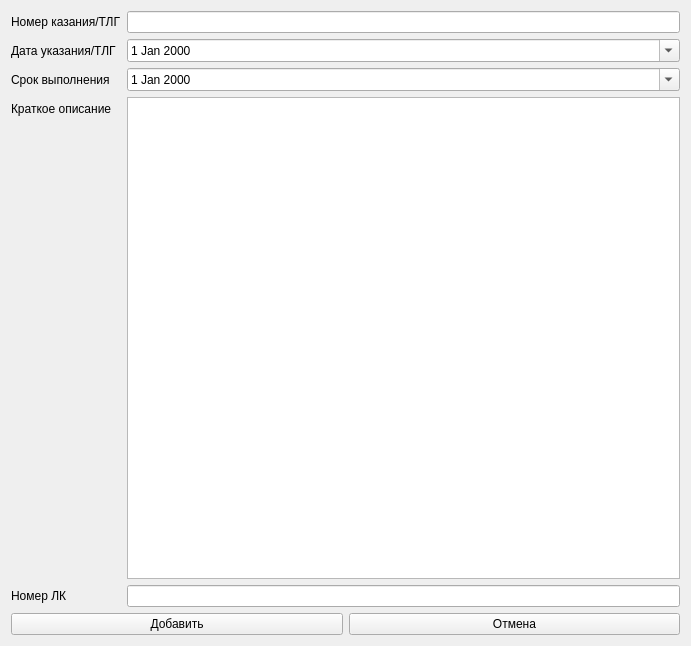
<?xml version="1.0" encoding="UTF-8"?>
<ui version="4.0">
 <class>Add_lk_form</class>
 <widget class="QWidget" name="Add_lk_form">
  <property name="windowModality">
   <enum>Qt::ApplicationModal</enum>
  </property>
  <property name="geometry">
   <rect>
    <x>0</x>
    <y>0</y>
    <width>691</width>
    <height>646</height>
   </rect>
  </property>
  <property name="windowTitle">
   <string>Добавить</string>
  </property>
  <layout class="QVBoxLayout" name="verticalLayout">
   <item>
    <layout class="QFormLayout" name="formLayout">
     <item row="0" column="0">
      <widget class="QLabel" name="Label">
       <property name="text">
        <string>Номер казания/ТЛГ</string>
       </property>
      </widget>
     </item>
     <item row="0" column="1">
      <widget class="QLineEdit" name="TlgLineEdit"/>
     </item>
     <item row="1" column="0">
      <widget class="QLabel" name="Label_2">
       <property name="text">
        <string>Дата указания/ТЛГ</string>
       </property>
      </widget>
     </item>
     <item row="1" column="1">
      <widget class="QDateEdit" name="TlgDateEdit">
       <property name="calendarPopup">
        <bool>true</bool>
       </property>
      </widget>
     </item>
     <item row="2" column="0">
      <widget class="QLabel" name="Label_3">
       <property name="text">
        <string>Срок выполнения</string>
       </property>
      </widget>
     </item>
     <item row="3" column="0">
      <widget class="QLabel" name="Label_4">
       <property name="text">
        <string>Краткое описание</string>
       </property>
      </widget>
     </item>
     <item row="3" column="1">
      <widget class="QTextEdit" name="textEdit"/>
     </item>
     <item row="4" column="0">
      <widget class="QLabel" name="Label_5">
       <property name="text">
        <string>Номер ЛК</string>
       </property>
      </widget>
     </item>
     <item row="4" column="1">
      <widget class="QLineEdit" name="LkLineEdit"/>
     </item>
     <item row="2" column="1">
      <widget class="QDateEdit" name="SrokDateEdit">
       <property name="calendarPopup">
        <bool>true</bool>
       </property>
      </widget>
     </item>
    </layout>
   </item>
   <item>
    <layout class="QHBoxLayout" name="SpecLayout"/>
   </item>
   <item>
    <layout class="QHBoxLayout" name="selectorLayout"/>
   </item>
   <item>
    <layout class="QHBoxLayout" name="planesLayout"/>
   </item>
   <item>
    <layout class="QHBoxLayout" name="horizontalLayout">
     <item>
      <widget class="QPushButton" name="add_btn">
       <property name="text">
        <string>Добавить</string>
       </property>
      </widget>
     </item>
     <item>
      <widget class="QPushButton" name="cancel_btn">
       <property name="text">
        <string>Отмена</string>
       </property>
      </widget>
     </item>
    </layout>
   </item>
  </layout>
 </widget>
 <resources/>
 <connections/>
</ui>
